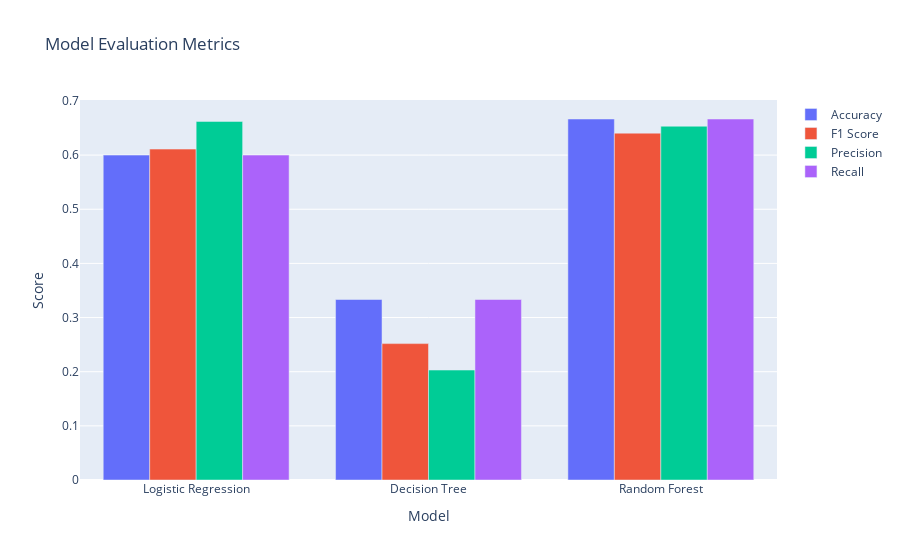

Write notebook code for a chart like this one.
### Markdown cell above
### 4.2 Benchmark the trained models

### Code cell
# Create lists to store evaluation metrics for each model
model_names = []
accuracies = []
precisions = []
recalls = []
f1_scores = []
conf_matrices = []

# Loop through each trained model
for model_name in trained_models:
    # Make predictions on the test dataset
    y_pred = trained_models[model_name].predict(X_test)
    
    # Calculate evaluation metrics
    accuracy = accuracy_score(y_test, y_pred)
    precision = precision_score(y_test, y_pred, average='weighted')
    recall = recall_score(y_test, y_pred, average='weighted')
    f1 = f1_score(y_test, y_pred, average='weighted')
    conf_matrix = confusion_matrix(y_test, y_pred)
    
    # Append metrics to lists
    model_names.append(model_name)
    accuracies.append(accuracy)
    precisions.append(precision)
    recalls.append(recall)
    f1_scores.append(f1)
    conf_matrices.append(conf_matrix)

# Create a DataFrame to store the evaluation results
evaluation_df = pd.DataFrame({
    'Model': model_names,
    'Accuracy': accuracies,
    'Precision': precisions,
    'Recall': recalls,
    'F1 Score': f1_scores,
    'Confusion Matrix': conf_matrices
})

# Display the evaluation results
print(evaluation_df)

# Create the evaluation metrics bar chart using Plotly
fig = go.Figure()

fig.add_trace(go.Bar(x=model_names, y=accuracies, name='Accuracy'))
fig.add_trace(go.Bar(x=model_names, y=f1_scores, name='F1 Score'))
fig.add_trace(go.Bar(x=model_names, y=precisions, name='Precision'))
fig.add_trace(go.Bar(x=model_names, y=recalls, name='Recall'))

fig.update_layout(title='Model Evaluation Metrics',
                  xaxis_title='Model',
                  yaxis_title='Score',
                  barmode='group')

fig.show()

### Figure 1 — Plotly figure (JSON) as saved in the notebook; plotly's stock layout.template omitted (floating-point values rounded to 4 significant figures)
{"data": [{"name": "Accuracy", "type": "bar", "x": ["Logistic Regression", "Decision Tree", "Random Forest"], "y": [0.6, 0.3333, 0.6667]}, {"name": "F1 Score", "type": "bar", "x": ["Logistic Regression", "Decision Tree", "Random Forest"], "y": [0.6111, 0.2519, 0.6405]}, {"name": "Precision", "type": "bar", "x": ["Logistic Regression", "Decision Tree", "Random Forest"], "y": [0.6622, 0.203, 0.6533]}, {"name": "Recall", "type": "bar", "x": ["Logistic Regression", "Decision Tree", "Random Forest"], "y": [0.6, 0.3333, 0.6667]}], "layout": {"barmode": "group", "title": {"text": "Model Evaluation Metrics"}, "xaxis": {"title": {"text": "Model"}}, "yaxis": {"title": {"text": "Score"}}}}
